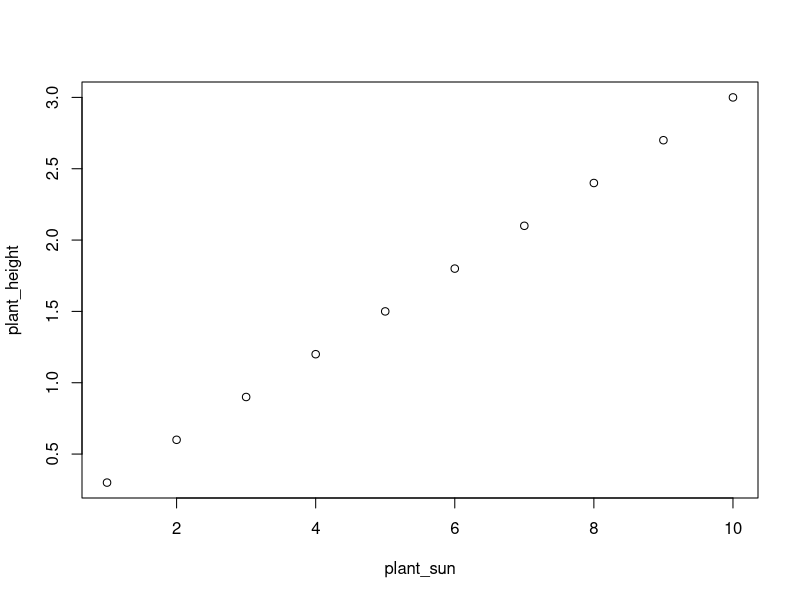
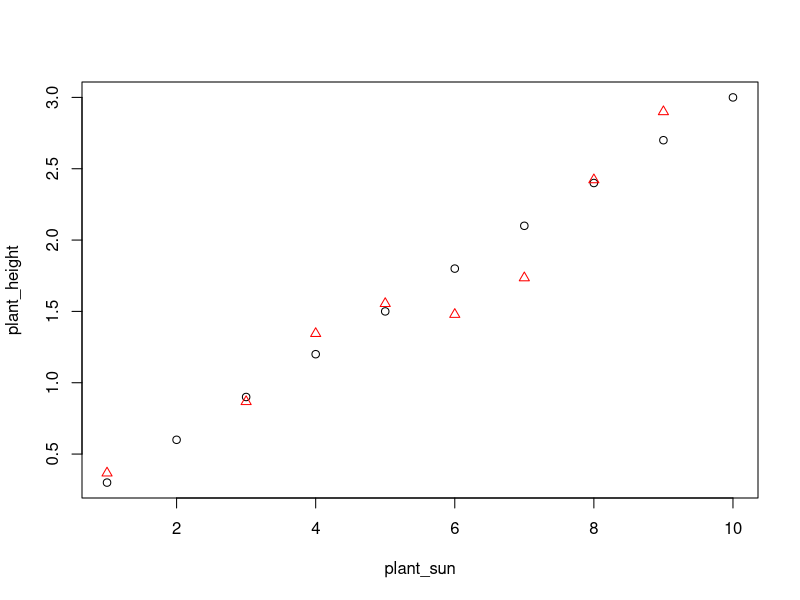
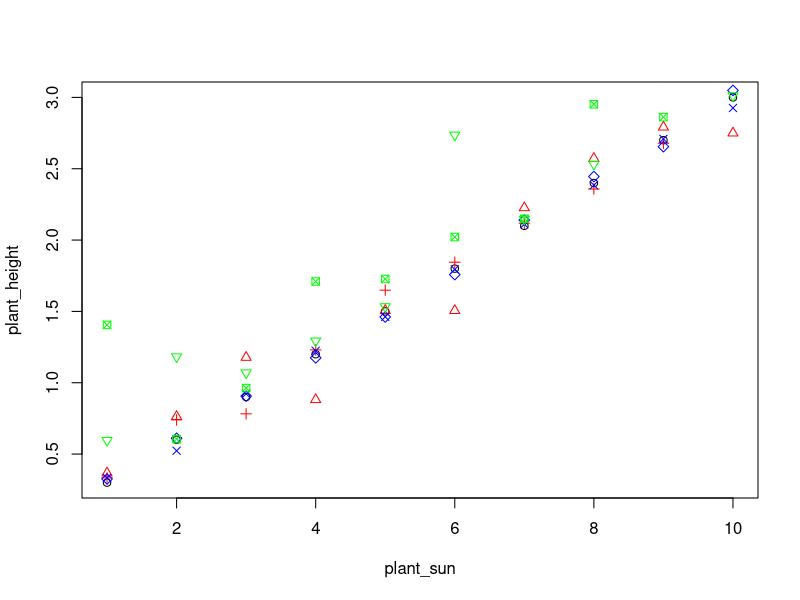
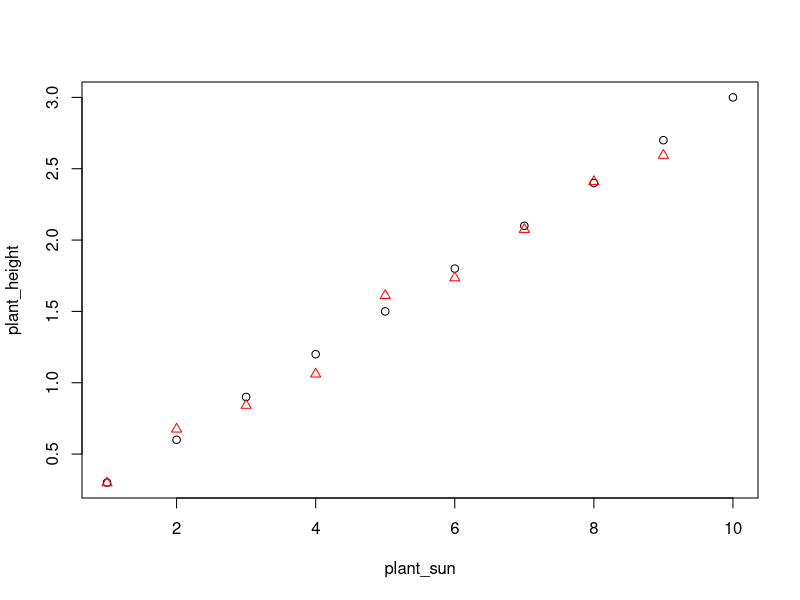
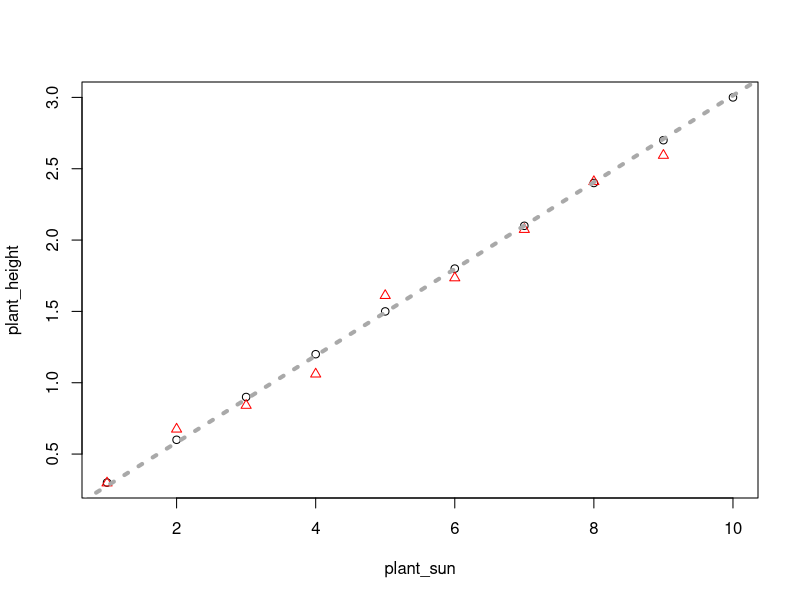
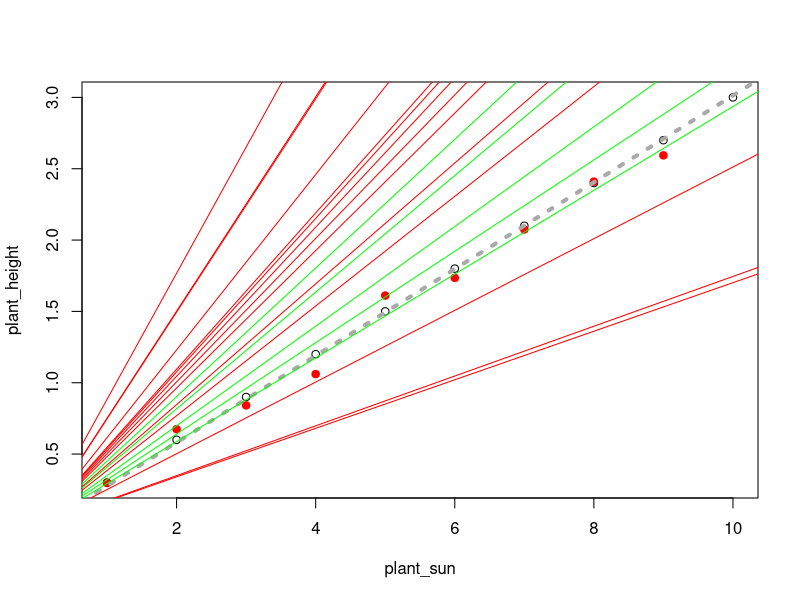
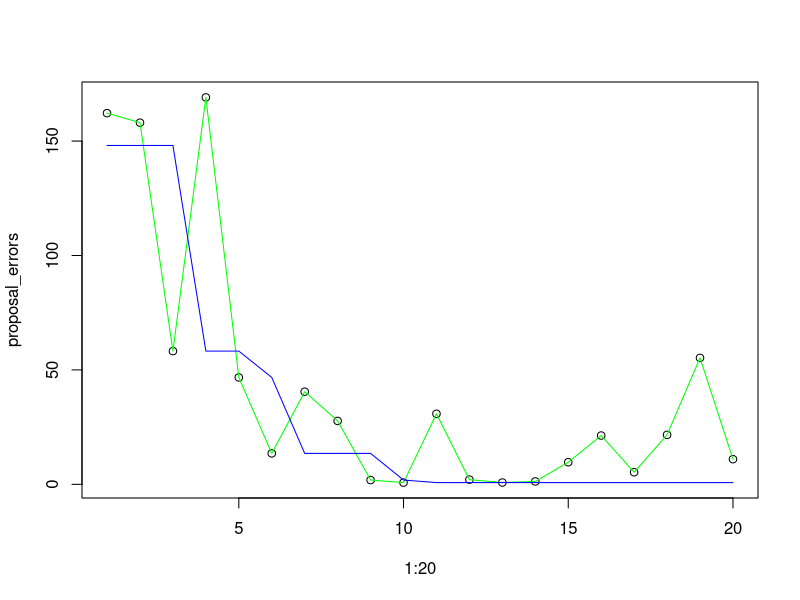
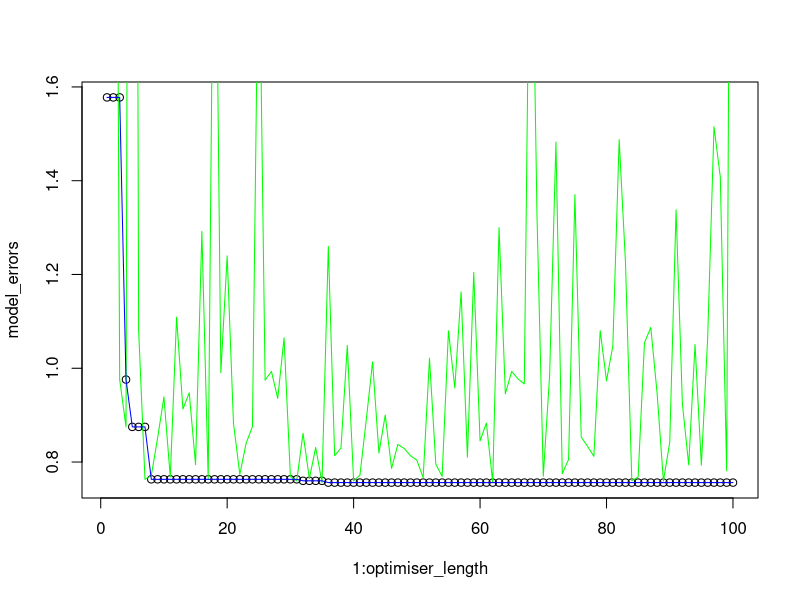

Write R code to recreate these figures, in order.
## ---- chunk 1
knitr::opts_chunk$set(echo = TRUE)
## ---- chunk 2
plant_sun = 1:10
plant_height = plant_sun*0.3
plot(plant_sun,plant_height)
## ---- chunk 3
plant_height_noisy = plant_sun*0.3 + rnorm(10,0,0.25)
plot(plant_sun,plant_height)
points(plant_sun,plant_height_noisy,pch=2,col="red")
## ---- chunk 4
plot(plant_sun,plant_height)
# normal, s.d. = 0.25
points(plant_sun,plant_sun*0.3 + rnorm(10,0,0.25),pch=2,col="red")
# normal, s.d. = 0.1
points(plant_sun,plant_sun*0.3 + rnorm(10,0,0.1),pch=3,col="red")
# unif, bound = [-0.1,+0.1]
points(plant_sun,plant_sun*0.3 + runif(10,-0.1,0.1),pch=4,col="blue")
# unif, bound = [-0.05,+0.05]
points(plant_sun,plant_sun*0.3 + runif(10,-0.05,0.05),pch=5,col="blue")
# exponential, rate=5
points(plant_sun,plant_sun*0.3 + rexp(10,5),pch=6,col="green")
# exponential, rate=3
points(plant_sun,plant_sun*0.3 + rexp(10,3),pch=7,col="green")
## ---- chunk 5
# make sure we only randomise the coefficients once(!)
noisy_a = rnorm(1,0,0.1)
noisy_b = rnorm(1,0,0.1) + 0.3
plant_noisiest = (noisy_a + noisy_b*plant_sun)+rnorm(10,0,0.1)
plot(plant_sun,plant_height)
# normal, s.d. = 0.25
points(plant_sun,plant_noisiest,pch=2,col="red")
## ---- chunk 6
anova(lm(plant_noisiest~plant_sun))
summary(lm(plant_noisiest~plant_sun))
# replot
plot(plant_sun,plant_height)
points(plant_sun,plant_noisiest,pch=2,col="red")
abline(lm(plant_noisiest~plant_sun),col="dark grey",lty=3,lwd=4)
## ---- chunk 7
# first we'll write a utility function to tell us what the error
# is for a given parameter
error_function = function(predicted,observed){
  # calculate errors
  SSerrors = sum((observed - predicted)^2)
  
  # return them
  return(SSerrors)
}

get_line_model_error = function(values,response,slope){
  # fits a line response ~ values * slope through the origin
  # and returns sum of squared errors
  
  # get predicted values (nb assumes origin)
  predicted = values*slope
  
  # what is their error?
  return(error_function(predicted,response))
}

get_line_model_error(plant_sun,plant_height_noisy,0.3)
## ---- chunk 8
# proposal mechanism
slope_proposal = function(existing_slope){
  return(existing_slope + rnorm(1,0,0.2))
}

# start with a random slope from 0,1
starting_slope = runif(1,0,1)
plot(plant_sun,plant_height)
points(plant_sun,plant_noisiest,pch=19,col="red")
abline(lm(plant_noisiest~plant_sun),col="dark grey",lty=3,lwd=4)

# the loop where we actually optimise the slope
hits = 0
miss = 0
for (i in 1:20){
  # work out the error for the current slope guess
  actual_error = get_line_model_error(plant_sun,plant_height_noisy,starting_slope)
  
  # guess a new slope
  new_slope = slope_proposal(starting_slope)
  
  # what's the error for the new slope?
  new_error = get_line_model_error(plant_sun,plant_height_noisy,new_slope)
  
  # if the new slope's better, accept it
  if(new_error < actual_error){ 
    # accept our guess
    hits = hits + 1
    starting_slope = new_slope
    abline(0,starting_slope,col="green")
    print(paste("HIT ",hits))
  } else {
    # boo.. rubbish guess
    miss = miss + 1
    abline(0,new_slope,col="red")
    print(paste("miss ",miss))
  }
}

print(paste("total hits/misses: ",hits," / ",miss))
## ---- chunk 9
starting_slope = runif(1,0,1)

proposal_errors = rep(NA,20)
model_errors = rep(NA,20)

# the loop where we actually optimise the slope
for (i in 1:20){
  # work out the error for the current slope guess
  actual_error = get_line_model_error(plant_sun,plant_height_noisy,starting_slope)
  
  # guess a new slope
  new_slope = slope_proposal(starting_slope)
  
  # what's the error for the new slope?
  new_error = get_line_model_error(plant_sun,plant_height_noisy,new_slope)
  
  # if the new slope's better, accept it
  if(new_error < actual_error){ 
    # accept our guess
    starting_slope = new_slope
  } else {
    # boo.. rubbish guess
  }
  #store the error
  proposal_errors[i] = new_error
  model_errors[i] = actual_error
}

plot(1:20,proposal_errors)
lines(1:20,proposal_errors,col="green")
lines(1:20,model_errors,col="blue")
## ---- chunk 10
# new proposal mechanism
clever_slope_proposal = function(existing_slope){
  return(existing_slope + rnorm(1,0,0.1*existing_slope))
}
## ---- chunk 11
starting_slope = runif(1,0,1)

optimiser_length = 100
proposal_errors = rep(NA,optimiser_length)
model_errors = rep(NA,optimiser_length)

# the loop where we actually optimise the slope
for (i in 1:optimiser_length){
  # work out the error for the current slope guess
  actual_error = get_line_model_error(plant_sun,plant_height_noisy,starting_slope)
  
  # guess a new slope
  new_slope = clever_slope_proposal(starting_slope)
  
  # what's the error for the new slope?
  new_error = get_line_model_error(plant_sun,plant_height_noisy,new_slope)
  
  # if the new slope's better, accept it
  if(new_error < actual_error){ 
    # accept our guess
    starting_slope = new_slope
  } else {
    # boo.. rubbish guess
  }
  #store the error
  proposal_errors[i] = new_error
  model_errors[i] = actual_error
}

plot(1:optimiser_length,model_errors)
lines(1:optimiser_length,proposal_errors,col="green")
lines(1:optimiser_length,model_errors,col="blue")
## ---- chunk 12
mystery_x = 1:100
mystery_y = runif(100,0,0.1)
mystery_y[32:69] = mystery_y + 1
plot(mystery_x,mystery_y)
write.table(data.frame(mystery_x,mystery_y),"mystery.tdf",col.names=T,sep="\t")
## ---- chunk 13
# simulate in units
simulate_mystery = function(input_x,start,line_length){
  mystery_y_simulated = runif(100,0,0.1)
  mystery_y_simulated[start:(start+line_length)] = mystery_y_simulated + 1
  return(mystery_y_simulated)
}

plot(mystery_x,mystery_y)
lines(mystery_x,simulate_mystery(mystery_x,30,45),col="blue")
## ---- chunk 14
# simulate in units
predict_mystery = function(input_x,start,line_length){
  mystery_y_predicted = rep(0,100)
  # in case the line parameter tries to clip the boundries, max/min it
  start = max(start,1)
  line_end = min(start+line_length,100)
  mystery_y_predicted[start:line_end] = 1
  return(mystery_y_predicted)
}

# proposal mechanism
line_parameter_proposal = function(param){
  return(round(param+runif(1,-4,4)))
}

# fit the model

# first we need starting values
line_start=round(runif(1,1,100))
line_length=round(runif(1,1,100))

# calc existing fit
predicted_line = predict_mystery(mystery_x,line_start,line_length)
current_error = error_function(predicted_line,mystery_y)
  
for(i in 1:10){
  # propose new line params
  new_start  = line_parameter_proposal(line_start)
  new_length = line_parameter_proposal(line_length)
  
  # predict new y values
  predicted_line = predict_mystery(mystery_x,new_start,new_length)
  
  # recalculate error
  new_error = error_function(predicted_line,mystery_y)
  
  # accept if better
  if(new_error < current_error){
    line_start = new_start
    line_length = new_length
    current_error = new_error
  }
  print(paste(i,current_error,line_start,line_length))
}

## ---- chunk 15
# set up
shape_x = runif(3000,-5,5)
shape_y = runif(3000,-5,5)
shape_z = 0
shape=data.frame(shape_x,shape_y,shape_z)

# add a circle
shape$shape_z[(shape$shape_x^2+shape$shape_y^2)<=2] = 1

# write out
write.table(shape,"shape.tdf",sep="\t",col.names=T)

# translate to be cheeky and scale
shape_translated_x = shape_x + 3.5
shape_translated_y = shape_y / 1.5
shape_translated = data.frame(shape_translated_x,shape_translated_y,shape$shape_z)
shape_translated$shape.shape_z = shape_translated$shape.shape_z + rnorm(length(shape_x),0,0.1)
write.table(shape_translated,"hard_shape.tdf",sep="\t",col.names=T)

# custom plotting function
plot_shape = function(shape_data){
  plot(shape_data[,1],shape_data[,2],col="light grey",pch=4)
  points(shape_data[shape_data[,3]>0.5,1],shape_data[shape_data[,3]>0.5,2],col="black",pch=19)
}

plot_shape(shape)
plot_shape(shape_translated)

## ---- chunk 16
# custom plotting function
plot_shape = function(shape_data){
  plot(shape_data[,1],shape_data[,2],col="light grey",pch=4)
  points(shape_data[shape_data[,3]>0.5,1],shape_data[shape_data[,3]>0.5,2],col="black",pch=19)
}

